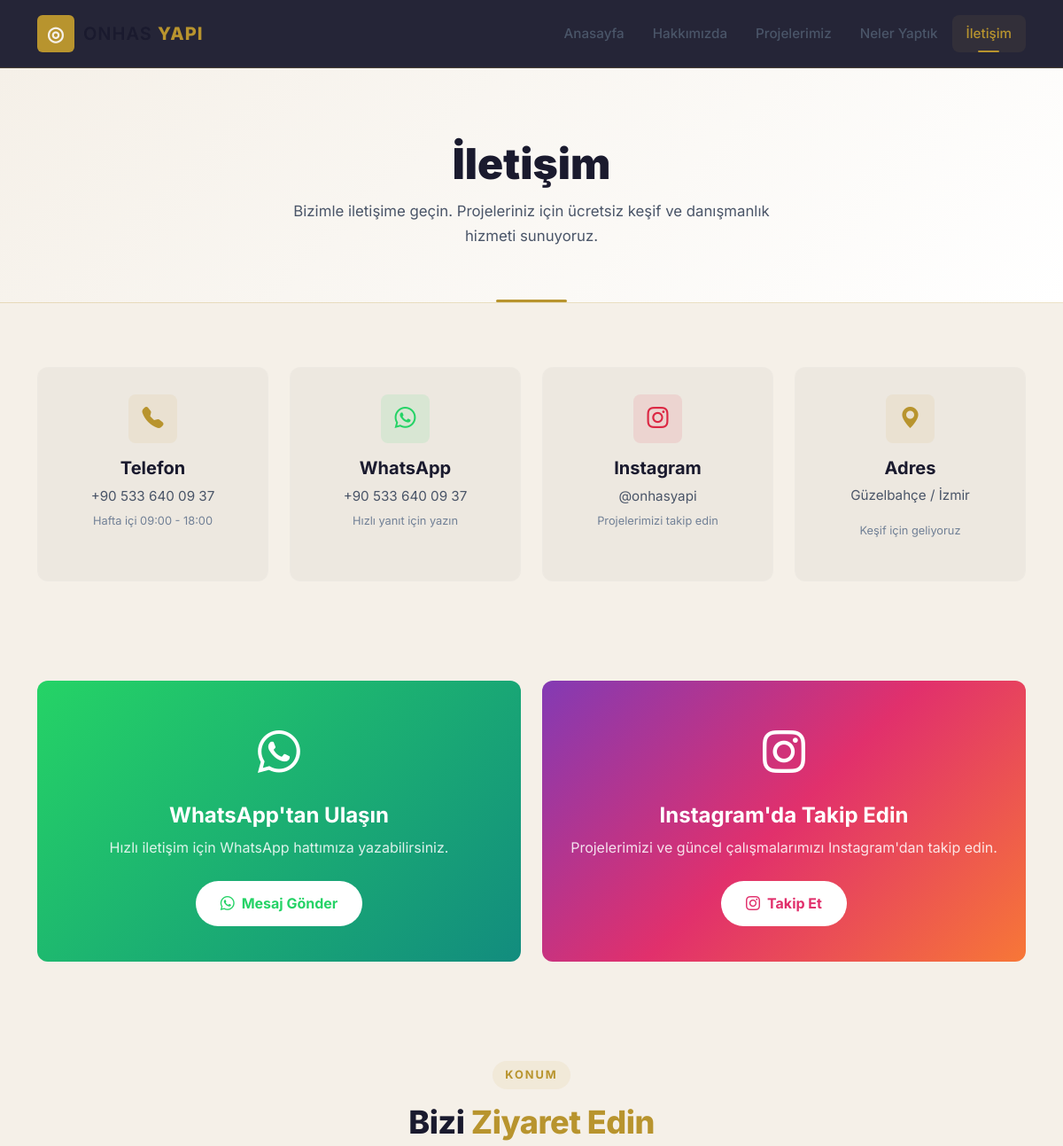
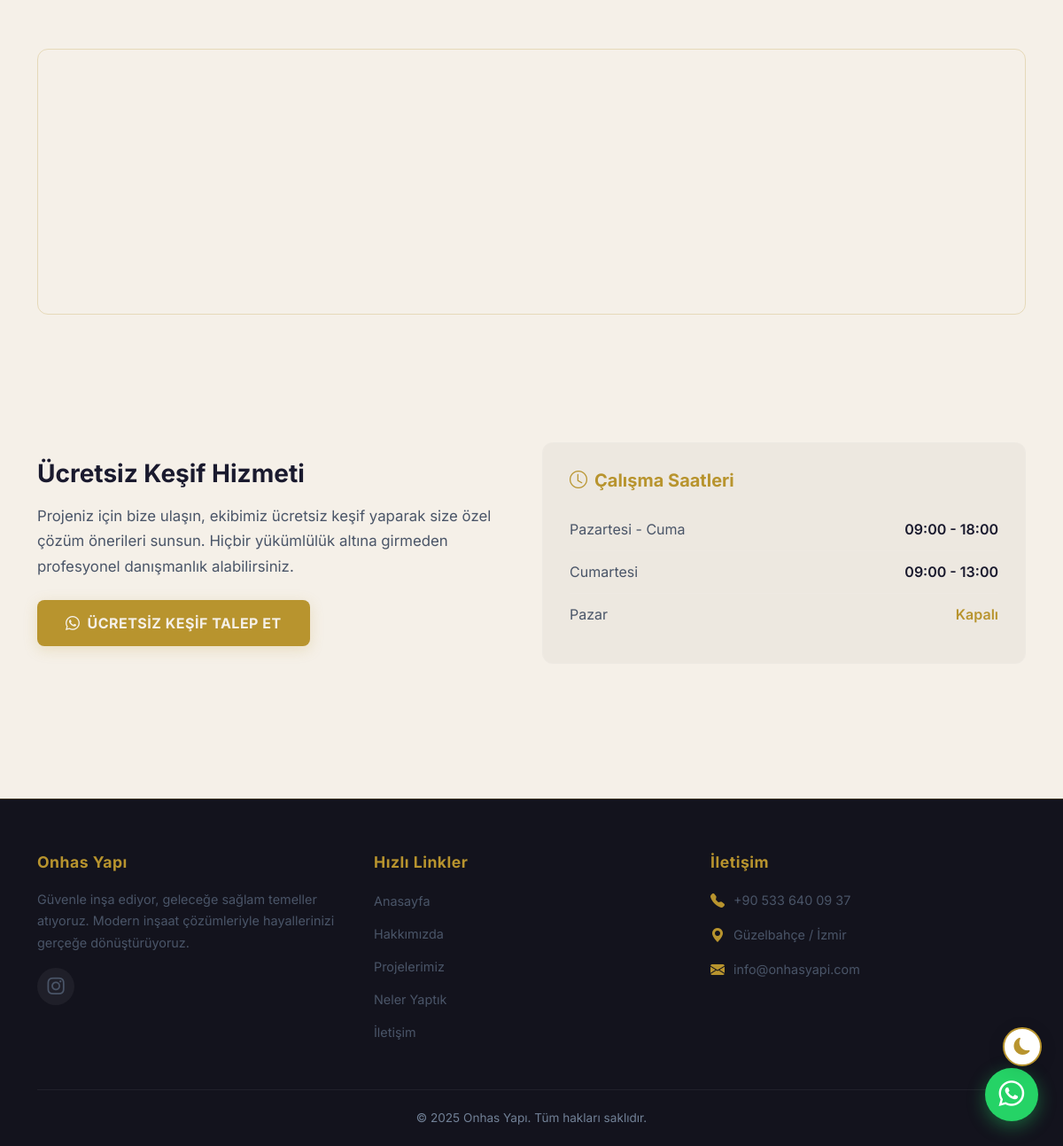
The page /iletisim on the database as committed earlier (2 pictures, top to bottom).
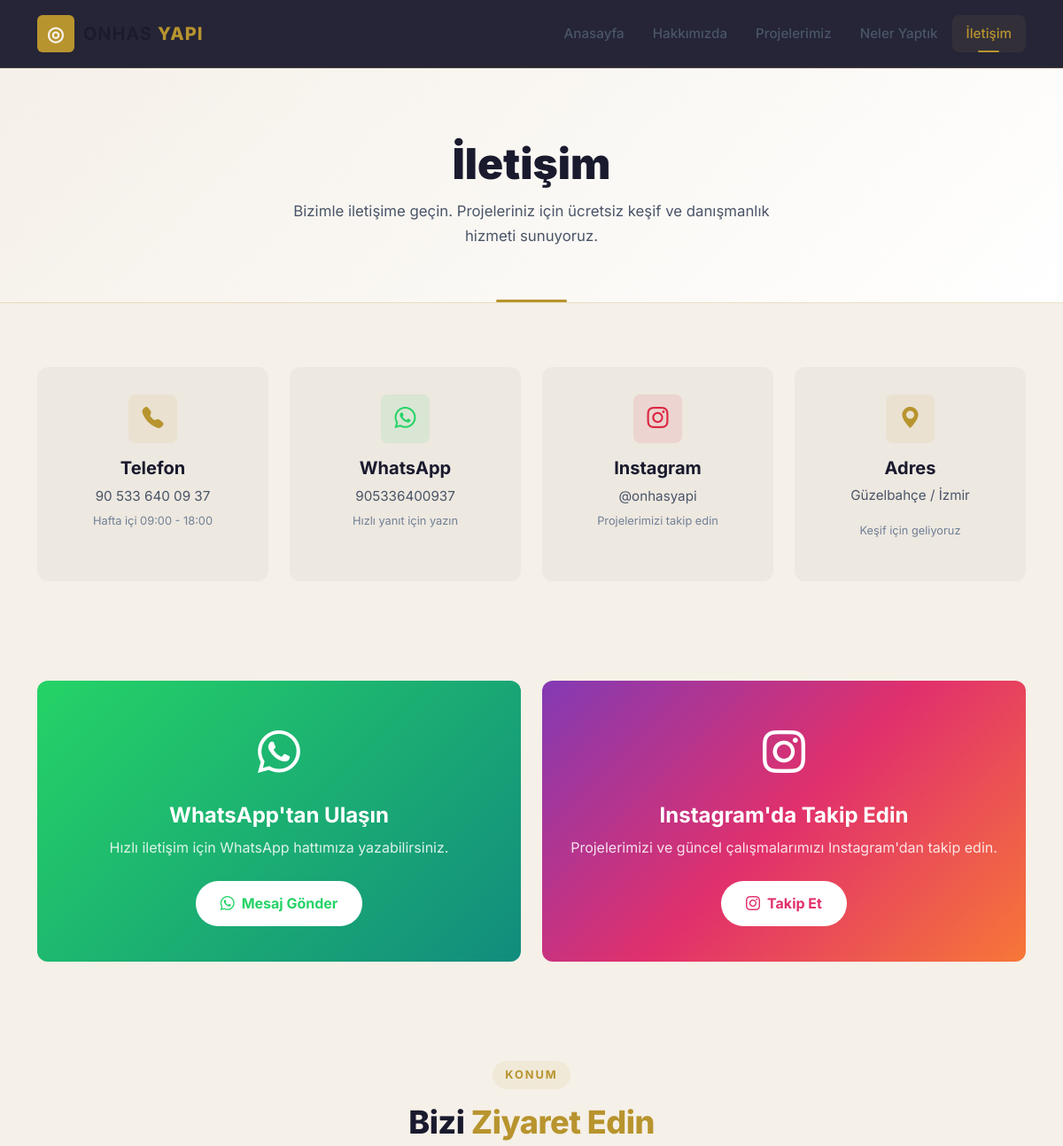
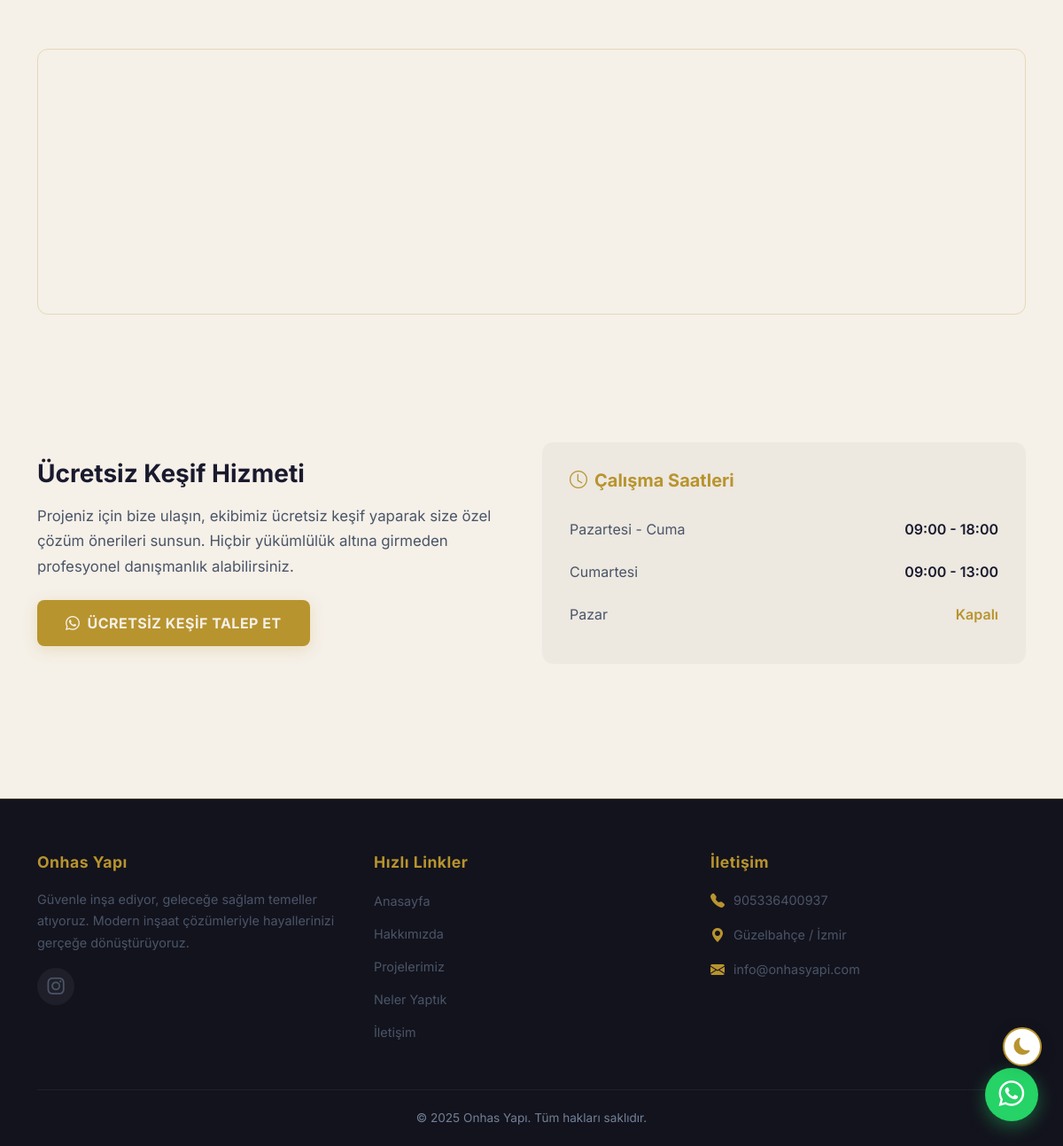
The same page on the database as committed later (2 pictures, top to bottom).
### tables this page shows
CREATE TABLE contents (
            id          INTEGER PRIMARY KEY AUTOINCREMENT,
            key         TEXT UNIQUE NOT NULL,
            value       TEXT,
            type        TEXT DEFAULT 'text',
            updated_at  TEXT DEFAULT (datetime('now','localtime'))
        );

CREATE TABLE settings (
            id          INTEGER PRIMARY KEY AUTOINCREMENT,
            key         TEXT UNIQUE NOT NULL,
            value       TEXT
        );

### app.py (the view)
@app.route("/iletisim")
def iletisim():
    contents = get_contents_dict()
    return render_template(
        "iletisim.html",
        contents=contents,
        get_content=get_content,
        get_setting=get_setting,
    )

### app.py (called while the page is built)
def get_db():
    if "db" not in g:
        g.db = sqlite3.connect(DB_PATH)
        g.db.row_factory = sqlite3.Row
        g.db.execute("PRAGMA journal_mode=WAL")
        g.db.execute("PRAGMA foreign_keys=ON")
    return g.db

def get_contents_dict():
    db = get_db()
    rows = db.execute("SELECT key, value, type FROM contents").fetchall()
    return {r["key"]: (r["value"], r["type"]) for r in rows}

@app.context_processor
def inject_site():
    try:
        db = get_db()
    except Exception:
        return {"site": SiteNamespace()}
    attrs = {}
    for row in db.execute("SELECT key, value FROM settings").fetchall():
        attrs[row["key"]] = row["value"]
    for row in db.execute("SELECT key, value FROM contents").fetchall():
        attrs[row["key"]] = row["value"]
    class DynamicSite:
        def __getattr__(self, name):
            return attrs.get(name)
    return {"site": DynamicSite()}

### templates/iletisim.html (shortened to what this page needs)
{% extends "base.html" %}
{% block content %}
<section class="page-banner">
    <div class="container">
        <h1>İletişim</h1>
        <p>Bizimle iletişime geçin. Projeleriniz için ücretsiz keşif ve danışmanlık hizmeti sunuyoruz.</p>
    </div>
</section>
<section class="py-5">
    <div class="container py-4">
        <div class="row g-4">
            <div class="col-md-6 col-lg-3">
                <div class="contact-info-card text-center">
                    <div class="contact-icon mx-auto">
                        <i class="bi bi-telephone-fill"></i>
                    </div>
                    <h5>Telefon</h5>
                    <a href="tel:{{ site.telefon or '+905336400937' }}">{{ site.telefon or '+90 533 640 09 37' }}</a>
                    <p style="font-size: 0.8rem; color: var(--text-muted); margin-top: 4px;">Hafta içi 09:00 - 18:00</p>
                </div>
            </div>
            <div class="col-md-6 col-lg-3">
                <div class="contact-info-card text-center">
                    <div class="contact-icon mx-auto" style="background: rgba(37,211,102,0.1); color: #25D366;">
                        <i class="bi bi-whatsapp"></i>
                    </div>
                    <h5>WhatsApp</h5>
                    <a href="https://wa.me/{{ (site.whatsapp or '905336400937')|replace('+','')|replace(' ','') }}" target="_blank" rel="noopener">
                        {{ site.whatsapp or '+90 533 640 09 37' }}
                    </a>
                    <p style="font-size: 0.8rem; color: var(--text-muted); margin-top: 4px;">Hızlı yanıt için yazın</p>
                </div>
            </div>
            <div class="col-md-6 col-lg-3">
                <div class="contact-info-card text-center">
                    <div class="contact-icon mx-auto" style="background: rgba(220,39,67,0.1); color: #dc2743;">
                        <i class="bi bi-instagram"></i>
                    </div>
                    <h5>Instagram</h5>
                    <a href="{{ site.instagram_url or '#' }}" target="_blank" rel="noopener">
                        @{{ site.instagram_kullanici or 'onhasyapi' }}
                    </a>
                    <p style="font-size: 0.8rem; color: var(--text-muted); margin-top: 4px;">Projelerimizi takip edin</p>
                </div>
            </div>
            <div class="col-md-6 col-lg-3">
                <div class="contact-info-card text-center">
                    <div class="contact-icon mx-auto">
                        <i class="bi bi-geo-alt-fill"></i>
                    </div>
                    <h5>Adres</h5>
                    <p>{{ site.adres or 'Güzelbahçe / İzmir' }}</p>
                    <p style="font-size: 0.8rem; color: var(--text-muted); margin-top: 4px;">Keşif için geliyoruz</p>
                </div>
            </div>
        </div>
    </div>
</section>
<section class="py-4">
    <div class="container py-3">
        <div class="row g-4">
            <div class="col-md-6">
                <div style="background: linear-gradient(135deg, #25D366, #128C7E); border-radius: var(--radius-md); padding: 40px 30px; text-align: center; height: 100%;">
                    <i class="bi bi-whatsapp" style="font-size: 3rem; color: #fff; margin-bottom: 16px; display: block;"></i>
                    <h4 style="color: #fff; font-weight: 700; margin-bottom: 8px;">WhatsApp'tan Ulaşın</h4>
                    <p style="color: rgba(255,255,255,0.85); margin-bottom: 24px;">Hızlı iletişim için WhatsApp hattımıza yazabilirsiniz.</p>
                    <a href="https://wa.me/{{ (site.whatsapp or '905336400937')|replace('+','')|replace(' ','') }}"
                       target="_blank" rel="noopener"
                       style="display: inline-block; background: #fff; color: #25D366; padding: 12px 28px; border-radius: 50px; font-weight: 700; text-decoration: none; transition: all 0.3s;">
                        <i class="bi bi-whatsapp me-2"></i>Mesaj Gönder
                    </a>
                </div>
            </div>
            <div class="col-md-6">
                <div style="background: linear-gradient(135deg, #833AB4, #E1306C, #F77737); border-radius: var(--radius-md); padding: 40px 30px; text-align: center; height: 100%;">
                    <i class="bi bi-instagram" style="font-size: 3rem; color: #fff; margin-bottom: 16px; display: block;"></i>
                    <h4 style="color: #fff; font-weight: 700; margin-bottom: 8px;">Instagram'da Takip Edin</h4>
                    <p style="color: rgba(255,255,255,0.85); margin-bottom: 24px;">Projelerimizi ve güncel çalışmalarımızı Instagram'dan takip edin.</p>
                    <a href="{{ site.instagram_url or '#' }}" target="_blank" rel="noopener"
                       style="display: inline-block; background: #fff; color: #E1306C; padding: 12px 28px; border-radius: 50px; font-weight: 700; text-decoration: none; transition: all 0.3s;">
                        <i class="bi bi-instagram me-2"></i>Takip Et
                    </a>
                </div>
            </div>
        </div>
    </div>
</section>
<section class="py-5">
    <div class="container py-4">
        <div class="section-header">
            <span class="section-badge">Konum</span>
            <h2 class="section-title">Bizi <span class="gold">Ziyaret Edin</span></h2>
        </div>
        <div class="contact-map">
            {% if site.harita_embed %}
            {{ site.harita_embed }}
            {% else %}
            <iframe
                src="https://www.google.com/maps/embed?pb=!1m18!1m12!1m3!1d25063.123456789!2d26.8300!3d38.3600!2m3!1f0!2f0!3f0!3m2!1i1024!2i768!4f13.1!3m3!1m2!1s0x14bbd1e123456789%3A0xabcdef1234567890!2zR8O8emVsYmFow6dlLCDEsHptaXI!5e0!3m2!1str!2str!4v1700000000000"
                allowfullscreen="" loading="lazy">
            </iframe>
            {% endif %}
        </div>
    </div>
</section>
<section class="py-5">
    <div class="container py-4">
        <div class="row g-4 align-items-center">
            <div class="col-lg-6">
                <h3 style="font-weight: 700; margin-bottom: 16px;">
                    <span class="gold">Ücretsiz</span> Keşif Hizmeti
                </h3>
                <p style="color: var(--text-secondary); font-size: 1.05rem; line-height: 1.7; margin-bottom: 24px;">
                    Projeniz için bize ulaşın, ekibimiz ücretsiz keşif yaparak size özel çözüm önerileri sunsun.
                    Hiçbir yükümlülük altına girmeden profesyonel danışmanlık alabilirsiniz.
                </p>
                <a href="https://wa.me/{{ (site.whatsapp or '905336400937')|replace('+','')|replace(' ','') }}" target="_blank" rel="noopener" class="btn btn-gold">
                    <i class="bi bi-whatsapp me-2"></i>Ücretsiz Keşif Talep Et
                </a>
            </div>
            <div class="col-lg-6">
                <div style="background: var(--card-bg); border: 1px solid rgba(255,255,255,0.06); border-radius: var(--radius-md); padding: 30px;">
                    <h5 style="font-weight: 700; color: var(--gold); margin-bottom: 20px;">
                        <i class="bi bi-clock me-2"></i>Çalışma Saatleri
                    </h5>
                    <div style="display: flex; justify-content: space-between; padding: 10px 0; border-bottom: 1px solid rgba(255,255,255,0.05);">
                        <span style="color: var(--text-secondary);">Pazartesi - Cuma</span>
                        <span style="font-weight: 600;">09:00 - 18:00</span>
                    </div>
                    <div style="display: flex; justify-content: space-between; padding: 10px 0; border-bottom: 1px solid rgba(255,255,255,0.05);">
                        <span style="color: var(--text-secondary);">Cumartesi</span>
                        <span style="font-weight: 600;">09:00 - 13:00</span>
                    </div>
                    <div style="display: flex; justify-content: space-between; padding: 10px 0;">
                        <span style="color: var(--text-secondary);">Pazar</span>
                        <span style="font-weight: 600; color: var(--gold);">Kapalı</span>
                    </div>
                </div>
            </div>
        </div>
    </div>
</section>
{% endblock %}

### templates/base.html (shortened to what this page needs)
<!DOCTYPE html>
<html lang="tr">
<head>
    <link href="https://cdn.jsdelivr.net/npm/bootstrap@5.3.3/dist/css/bootstrap.min.css" rel="stylesheet">
    <link href="https://cdn.jsdelivr.net/npm/bootstrap-icons@1.11.3/font/bootstrap-icons.css" rel="stylesheet">
    <link href="{{ url_for('static', filename='css/style.css') }}" rel="stylesheet">
</head>
<body>
    <nav class="navbar navbar-expand-lg navbar-dark fixed-top" id="mainNav">
        <div class="container">
            <a class="navbar-brand" href="{{ url_for('index') }}">
                <span class="brand-icon">&#9678;</span>
                <span class="brand-text">ONHAS <strong>YAPI</strong></span>
            </a>
            <div class="collapse navbar-collapse" id="navbarMain">
                <ul class="navbar-nav ms-auto mb-2 mb-lg-0">
                    <li class="nav-item">
                        <a class="nav-link {% if request.endpoint == 'index' %}active{% endif %}" href="{{ url_for('index') }}">Anasayfa</a>
                    </li>
                    <li class="nav-item">
                        <a class="nav-link {% if request.endpoint == 'hakkimizda' %}active{% endif %}" href="{{ url_for('hakkimizda') }}">Hakkımızda</a>
                    </li>
                    <li class="nav-item">
                        <a class="nav-link {% if request.endpoint == 'projeler' %}active{% endif %}" href="{{ url_for('projeler') }}">Projelerimiz</a>
                    </li>
                    <li class="nav-item">
                        <a class="nav-link {% if request.endpoint == 'neler_yaptik' %}active{% endif %}" href="{{ url_for('neler_yaptik') }}">Neler Yaptık</a>
                    </li>
                    <li class="nav-item">
                        <a class="nav-link {% if request.endpoint == 'iletisim' %}active{% endif %}" href="{{ url_for('iletisim') }}">İletişim</a>
                    </li>
                </ul>
            </div>
        </div>
    </nav>
    <main>
        {% block content %}{% endblock %}
    </main>
    <footer class="site-footer">
        <div class="container">
            <div class="row gy-4">
                <div class="col-lg-4 col-md-6">
                    <h5 class="footer-title">Onhas Yapı</h5>
                    <p class="footer-desc">Güvenle inşa ediyor, geleceğe sağlam temeller atıyoruz. Modern inşaat çözümleriyle hayallerinizi gerçeğe dönüştürüyoruz.</p>
                    <div class="footer-social">
                        <a href="{{ site.instagram_url or '#' }}" target="_blank" rel="noopener" class="social-link instagram" aria-label="Instagram">
                            <i class="bi bi-instagram"></i>
                        </a>
                    </div>
                </div>
                <div class="col-lg-4 col-md-6">
                    <h5 class="footer-title">Hızlı Linkler</h5>
                    <ul class="footer-links">
                        <li><a href="{{ url_for('index') }}">Anasayfa</a></li>
                        <li><a href="{{ url_for('hakkimizda') }}">Hakkımızda</a></li>
                        <li><a href="{{ url_for('projeler') }}">Projelerimiz</a></li>
                        <li><a href="{{ url_for('neler_yaptik') }}">Neler Yaptık</a></li>
                        <li><a href="{{ url_for('iletisim') }}">İletişim</a></li>
                    </ul>
                </div>
                <div class="col-lg-4 col-md-6">
                    <h5 class="footer-title">İletişim</h5>
                    <ul class="footer-contact">
                        <li>
                            <i class="bi bi-telephone-fill"></i>
                            <a href="tel:{{ site.whatsapp or '+905336400937' }}">{{ site.whatsapp or '+90 533 640 09 37' }}</a>
                        </li>
                        <li>
                            <i class="bi bi-geo-alt-fill"></i>
                            <span>{{ site.adres or 'Güzelbahçe / İzmir' }}</span>
                        </li>
                        <li>
                            <i class="bi bi-envelope-fill"></i>
                            <a href="mailto:{{ site.email or 'info@onhasyapi.com' }}">{{ site.email or 'info@onhasyapi.com' }}</a>
                        </li>
                    </ul>
                </div>
            </div>
            <div class="footer-bottom">
                <p>&copy; {{ now.year if now else '2025' }} Onhas Yapı. Tüm hakları saklıdır.</p>
            </div>
        </div>
    </footer>
    <button class="theme-toggle" id="themeToggleBtn" aria-label="Tema değiştir" title="Aydınlık/Karanlık mod">
        <i class="bi bi-sun-fill" id="themeIcon"></i>
    </button>
    <a href="https://wa.me/{{ (site.whatsapp or '905336400937')|replace('+', '')|replace(' ', '') }}"
       class="whatsapp-float" target="_blank" rel="noopener" aria-label="WhatsApp ile iletişime geç">
        <i class="bi bi-whatsapp"></i>
    </a>
</body>
</html>

Rows that differ between the two databases and show on the page:
added settings: value "90 533 640 09 37"
added settings: value "905336400937"
Other text that changed with them:
{{ site.telefon or '+90 533 640 09 37' }}: "+90 533 640 09 37" → (not shown)
{{ site.whatsapp or '+90 533 640 09 37' }}: "+90 533 640 09 37" → (not shown)
